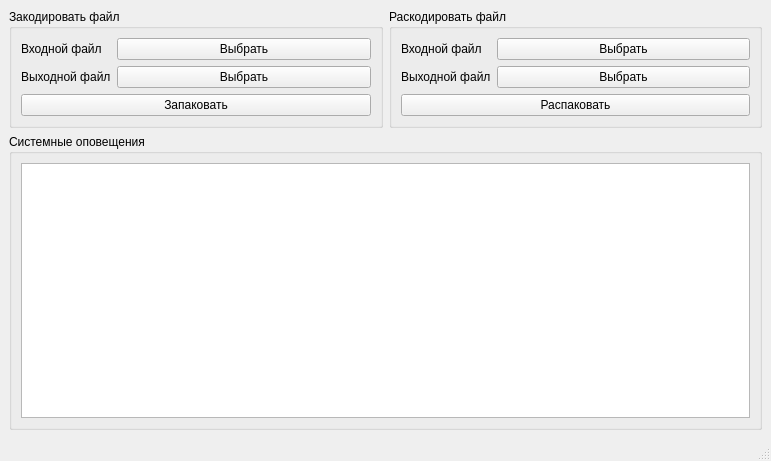
<?xml version="1.0" encoding="UTF-8"?>
<ui version="4.0">
 <class>MainWindow</class>
 <widget class="QMainWindow" name="MainWindow">
  <property name="geometry">
   <rect>
    <x>0</x>
    <y>0</y>
    <width>771</width>
    <height>461</height>
   </rect>
  </property>
  <property name="windowTitle">
   <string>MainWindow</string>
  </property>
  <widget class="QWidget" name="centralwidget">
   <layout class="QVBoxLayout" name="verticalLayout_3">
    <item>
     <layout class="QHBoxLayout" name="horizontalLayout">
      <item>
       <widget class="QGroupBox" name="groupBox_zip">
        <property name="title">
         <string>Закодировать файл</string>
        </property>
        <layout class="QVBoxLayout" name="verticalLayout_2">
         <item>
          <layout class="QFormLayout" name="formLayout">
           <item row="0" column="0">
            <widget class="QLabel" name="b_label_input_zip">
             <property name="text">
              <string>Входной файл</string>
             </property>
            </widget>
           </item>
           <item row="1" column="0">
            <widget class="QLabel" name="b_label_output_zip">
             <property name="text">
              <string>Выходной файл</string>
             </property>
            </widget>
           </item>
           <item row="0" column="1">
            <widget class="QPushButton" name="pushButton_input_zip">
             <property name="text">
              <string>Выбрать</string>
             </property>
            </widget>
           </item>
           <item row="1" column="1">
            <widget class="QPushButton" name="pushButton_output_zip">
             <property name="text">
              <string>Выбрать</string>
             </property>
            </widget>
           </item>
          </layout>
         </item>
         <item>
          <widget class="QPushButton" name="pushButton_zip">
           <property name="text">
            <string>Запаковать</string>
           </property>
          </widget>
         </item>
        </layout>
       </widget>
      </item>
      <item>
       <widget class="QGroupBox" name="groupBox_unzip">
        <property name="title">
         <string>Раскодировать файл</string>
        </property>
        <layout class="QVBoxLayout" name="verticalLayout">
         <item>
          <layout class="QFormLayout" name="formLayout_2">
           <item row="0" column="0">
            <widget class="QLabel" name="b_label_input_unzip">
             <property name="text">
              <string>Входной файл</string>
             </property>
            </widget>
           </item>
           <item row="1" column="0">
            <widget class="QLabel" name="b_label_output_unzip">
             <property name="text">
              <string>Выходной файл</string>
             </property>
            </widget>
           </item>
           <item row="0" column="1">
            <widget class="QPushButton" name="pushButton_input_unzip">
             <property name="text">
              <string>Выбрать</string>
             </property>
            </widget>
           </item>
           <item row="1" column="1">
            <widget class="QPushButton" name="pushButton_output_unzip">
             <property name="text">
              <string>Выбрать</string>
             </property>
            </widget>
           </item>
          </layout>
         </item>
         <item>
          <widget class="QPushButton" name="pushButton_unzip">
           <property name="text">
            <string>Распаковать</string>
           </property>
          </widget>
         </item>
        </layout>
       </widget>
      </item>
     </layout>
    </item>
    <item>
     <widget class="QGroupBox" name="groupBox_system_messages">
      <property name="title">
       <string>Системные оповещения</string>
      </property>
      <layout class="QVBoxLayout" name="verticalLayout_4">
       <item>
        <widget class="QListWidget" name="listWidget_system_messages">
         <property name="font">
          <font>
           <pointsize>15</pointsize>
          </font>
         </property>
        </widget>
       </item>
      </layout>
     </widget>
    </item>
   </layout>
  </widget>
  <widget class="QMenuBar" name="menubar">
   <property name="geometry">
    <rect>
     <x>0</x>
     <y>0</y>
     <width>771</width>
     <height>20</height>
    </rect>
   </property>
  </widget>
  <widget class="QStatusBar" name="statusbar"/>
 </widget>
 <resources/>
 <connections/>
</ui>
